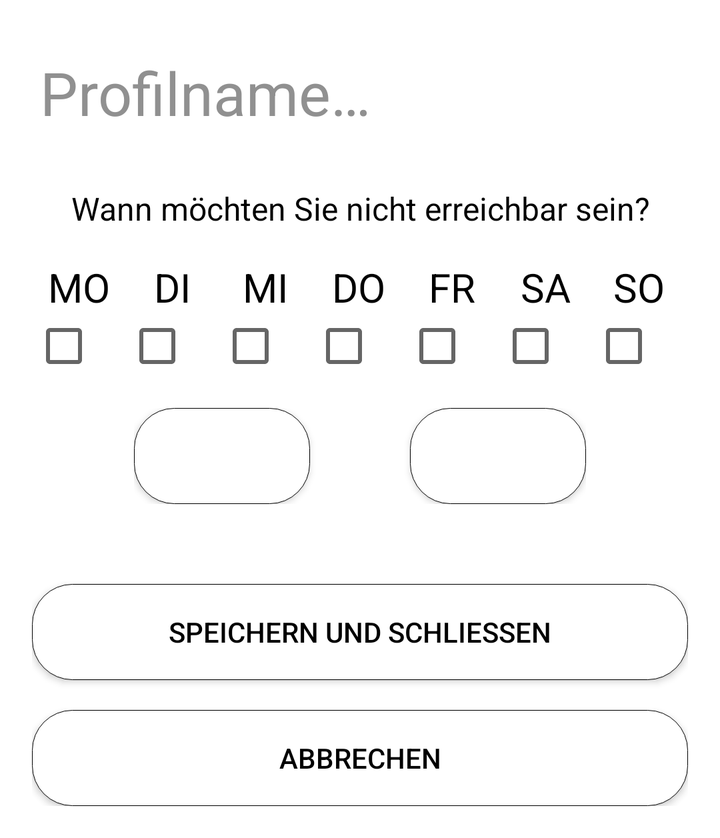
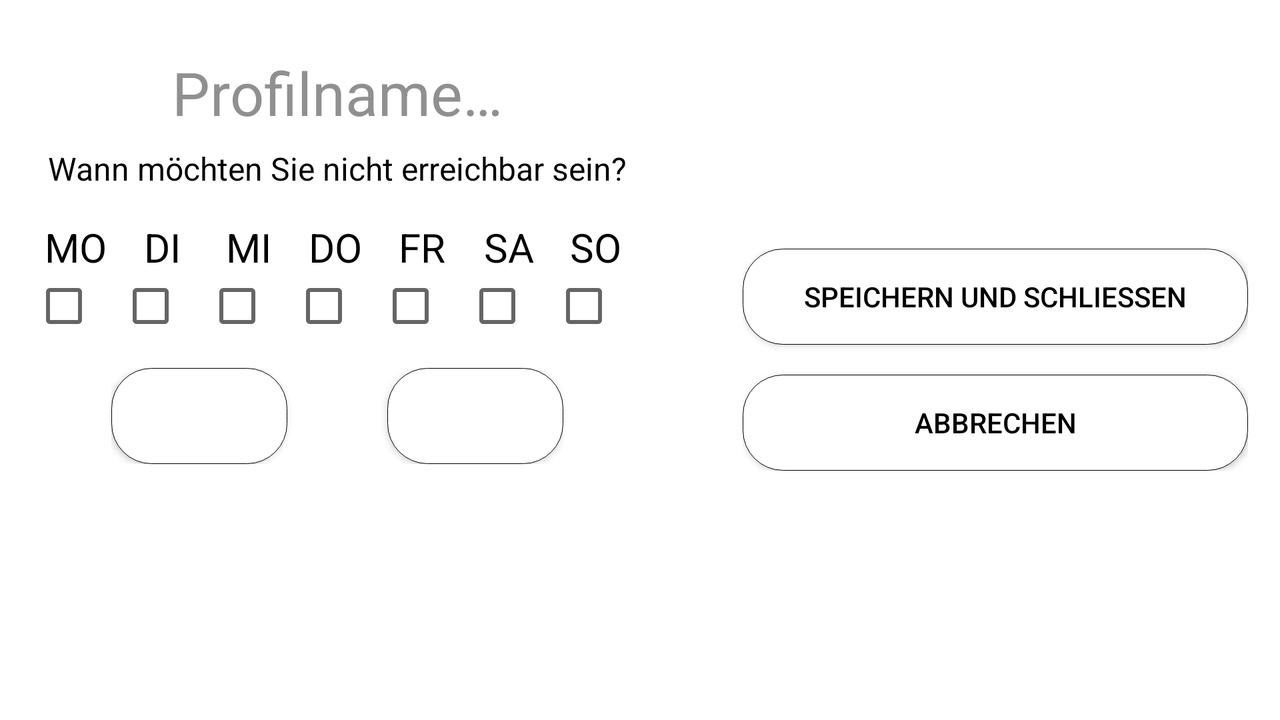

The same Android screen from two of the app's own layout files: first res/layout/ as a phone draws it, then the repository's variant for another configuration, drawn on a device whose configuration selects that folder. Both files follow.
<!-- AndroidManifest.xml: application theme sugar -->
<!-- res/layout/activity_create_profile.xml -->
<?xml version="1.0" encoding="utf-8"?>
<LinearLayout
    xmlns:android="http://schemas.android.com/apk/res/android"
    android:layout_width="match_parent"
    android:layout_height="wrap_content"
    android:layout_marginLeft="@dimen/activity_horizontal_margin"
    android:layout_marginRight="@dimen/activity_horizontal_margin"
    android:layout_marginTop="@dimen/activity_vertical_margin"
    android:layout_marginBottom="@dimen/activity_vertical_margin"
    android:orientation="vertical">
    <EditText
        android:id="@+id/edit_profile_name"
        android:layout_width="match_parent"
        android:layout_height="wrap_content"
        android:layout_marginBottom="@dimen/medium_vertical_margin"
        android:textSize="@dimen/text_very_large"
        android:textAlignment="textStart"
        android:inputType="textCapSentences"
        android:hint="@string/enter_profile_name"
        android:textColorHint="@color/textColorHint"/>



    <TextView
        android:layout_width="match_parent"
        android:layout_height="wrap_content"
        android:layout_marginBottom="@dimen/verticalMargin"
        android:textSize="@dimen/text_small"
        android:textAlignment="center"
        android:text="@string/prompt_edit_profile"/>



    
    <TableLayout
        android:layout_width="match_parent"
        android:layout_height="wrap_content"
        android:layout_marginBottom="@dimen/verticalMargin"
        android:stretchColumns="*">
        <TableRow
            android:id="@+id/days_row">
            <TextView
                android:background="@drawable/weekday_background"
                android:layout_width="wrap_content"
                android:layout_height="wrap_content"
                android:textAlignment="center"
                android:textSize="@dimen/text_medium"
                android:text="@string/monday_short" />
            <TextView
                android:background="@drawable/weekday_background"
                android:layout_width="wrap_content"
                android:layout_height="wrap_content"
                android:textAlignment="center"
                android:textSize="@dimen/text_medium"
                android:text="@string/tuesday_short" />
            <TextView
                android:background="@drawable/weekday_background"
                android:layout_width="wrap_content"
                android:layout_height="wrap_content"
                android:textAlignment="center"
                android:textSize="@dimen/text_medium"
                android:text="@string/wednesday_short" />
            <TextView
                android:background="@drawable/weekday_background"
                android:layout_width="wrap_content"
                android:layout_height="wrap_content"
                android:textAlignment="center"
                android:textSize="@dimen/text_medium"
                android:text="@string/thursday_short" />
            <TextView
                android:background="@drawable/weekday_background"
                android:layout_width="wrap_content"
                android:layout_height="wrap_content"
                android:textAlignment="center"
                android:textSize="@dimen/text_medium"
                android:text="@string/friday_short" />
            <TextView
                android:background="@drawable/weekday_background"
                android:layout_width="wrap_content"
                android:layout_height="wrap_content"
                android:textAlignment="center"
                android:textSize="@dimen/text_medium"
                android:text="@string/saturday_short" />
            <TextView
                android:background="@drawable/weekday_background"
                android:layout_width="wrap_content"
                android:layout_height="wrap_content"
                android:textAlignment="center"
                android:textSize="@dimen/text_medium"
                android:text="@string/sunday_short" />
        </TableRow>
        <TableRow
            android:id="@+id/days_checkboxes">
            <CheckBox
                android:layout_width="wrap_content"
                android:layout_height="wrap_content"
                android:background="@drawable/weekday_background"
                android:theme="@style/CheckBoxTheme"/>
            <CheckBox
                android:layout_width="wrap_content"
                android:layout_height="wrap_content"
                android:background="@drawable/weekday_background"
                android:theme="@style/CheckBoxTheme"/>
            <CheckBox
                android:layout_width="wrap_content"
                android:layout_height="wrap_content"
                android:background="@drawable/weekday_background"
                android:theme="@style/CheckBoxTheme"/>
            <CheckBox
                android:layout_width="wrap_content"
                android:layout_height="wrap_content"
                android:background="@drawable/weekday_background"
                android:theme="@style/CheckBoxTheme"/>
            <CheckBox
                android:layout_width="wrap_content"
                android:layout_height="wrap_content"
                android:background="@drawable/weekday_background"
                android:theme="@style/CheckBoxTheme"/>
            <CheckBox
                android:layout_width="wrap_content"
                android:layout_height="wrap_content"
                android:background="@drawable/weekday_background"
                android:theme="@style/CheckBoxTheme"/>
            <CheckBox
                android:layout_width="wrap_content"
                android:layout_height="wrap_content"
                android:background="@drawable/weekday_background"
                android:theme="@style/CheckBoxTheme"/>
        </TableRow>
    </TableLayout>



    
    <RelativeLayout
        android:layout_width="wrap_content"
        android:layout_height="wrap_content"
        android:layout_marginBottom="@dimen/grand_vertical_margin"
        android:layout_gravity="center_horizontal">
        <Button
            android:id="@+id/start_time_button"
            android:background="@drawable/startactivity_button"
            android:layout_width="wrap_content"
            android:layout_height="wrap_content"
            android:layout_marginEnd="@dimen/horizontalMargin" />
        <Button
            android:id="@+id/end_time_button"
            android:background="@drawable/startactivity_button"
            android:layout_width="wrap_content"
            android:layout_height="wrap_content"
            android:layout_toEndOf="@id/start_time_button" />
    </RelativeLayout>




    
    



    
    <Button
        android:id="@+id/finish_button"
        android:background="@drawable/startactivity_button"
        android:layout_width="match_parent"
        android:layout_height="wrap_content"
        android:layout_gravity="center_horizontal"
        android:layout_marginBottom="@dimen/verticalMargin"
        android:text="@string/save_and_close"/>

    <Button
        android:id="@+id/cancel_button"
        android:background="@drawable/startactivity_button"
        android:layout_width="match_parent"
        android:layout_height="wrap_content"
        android:layout_gravity="center_horizontal"
        android:text="@string/cancel"/>

</LinearLayout>
<!-- resources referenced by this layout -->
<resources>
  <color name="textColorHint">#909090</color>
  <dimen name="activity_horizontal_margin">16dp</dimen>
  <dimen name="activity_vertical_margin">16dp</dimen>
  <dimen name="grand_vertical_margin">40dp</dimen>
  <dimen name="horizontalMargin">50dp</dimen>
  <dimen name="medium_vertical_margin">20dp</dimen>
  <dimen name="text_medium">20sp</dimen>
  <dimen name="text_small">16sp</dimen>
  <dimen name="text_very_large">30sp</dimen>
  <dimen name="verticalMargin">15dp</dimen>
  <!-- drawable startactivity_button (drawable) -->
  <?xml version="1.0" encoding="utf-8"?>
  <shape xmlns:android="http://schemas.android.com/apk/res/android"
      android:shape="rectangle">
      <solid android:color="@color/white"/>
      <stroke android:width="0.25dp" android:color="@color/black"/>
      <corners android:radius="20dp"/>
  </shape>
  <string name="cancel">Abbrechen</string>
  <string name="enter_profile_name">Profilname…</string>
  <string name="friday_short">FR</string>
  <string name="monday_short">MO</string>
  <string name="prompt_edit_profile">Wann möchten Sie nicht erreichbar sein?</string>
  <string name="saturday_short">SA</string>
  <string name="save_and_close">Speichern und schließen</string>
  <string name="sunday_short">SO</string>
  <string name="thursday_short">DO</string>
  <string name="tuesday_short">DI</string>
  <string name="wednesday_short">MI</string>
  <style name="CheckBoxTheme" parent="Theme.AppCompat.Light.Dialog">
          <item name="colorAccent">#404040</item>
      </style>
  <style name="sugar" parent="Theme.AppCompat">
          <item name="android:colorBackground">@color/white</item>
          <item name="android:textColor">@color/black</item>
          <item name="colorPrimary">@color/sugar_green</item>
          <item name="android:colorButtonNormal">#006400</item>
          <item name="android:textColorPrimary">@color/black</item>
          <item name="colorPrimaryDark">@color/blue</item>
          <item name="colorAccent">#006400</item>
          <item name="android:timePickerDialogTheme">@style/TimePickerTheme</item>
          <item name="android:dialogTheme">@style/TimePickerTheme</item>
          <item name="android:alertDialogTheme">@style/TimePickerTheme</item>
      </style>
  <color name="white">#FFFFFF</color>
  <color name="black">#000000</color>
  <color name="sugar_green">#408724</color>
  <color name="blue">#0000CC</color>
  <style name="TimePickerTheme" parent="Theme.AppCompat.Light.Dialog">
          <item name="colorAccent">@color/sugar_dark_blue</item>
          <item name="android:layout_width">match_parent</item>
          <item name="android:layout_height">wrap_content</item>
      </style>
  <color name="sugar_dark_blue">#1D0F5B</color>
</resources>
<!-- res/layout-land/activity_create_profile.xml (the repository's variant of the layout above) -->
<!-- drawn on the phone turned sideways -->
<?xml version="1.0" encoding="utf-8"?>
<RelativeLayout xmlns:android="http://schemas.android.com/apk/res/android"
    android:layout_width="match_parent"
    android:layout_height="match_parent"
    android:layout_marginBottom="@dimen/activity_vertical_margin"
    android:layout_marginTop="@dimen/activity_vertical_margin"
    android:layout_marginRight="@dimen/activity_horizontal_margin"
    android:layout_marginLeft="@dimen/activity_horizontal_margin">

    <RelativeLayout
        android:id="@+id/left_side"
        android:layout_width="wrap_content"
        android:layout_height="wrap_content">
        <EditText
            android:id="@+id/edit_profile_name"
            android:layout_width="wrap_content"
            android:layout_height="wrap_content"
            android:layout_centerHorizontal="true"
            android:textSize="@dimen/text_very_large"
            android:textAlignment="center"
            android:inputType="textCapSentences"
            android:hint="@string/enter_profile_name"
            android:textColorHint="@color/textColorHint" />
        <TextView
            android:id="@+id/text_view"
            android:layout_width="wrap_content"
            android:layout_height="wrap_content"
            android:layout_marginBottom="@dimen/verticalMargin"
            android:layout_marginLeft="@dimen/list_item_horizontal_margin"
            android:layout_marginRight="@dimen/list_item_horizontal_margin"
            android:layout_below="@id/edit_profile_name"
            android:textSize="@dimen/text_small"
            android:text="@string/prompt_edit_profile"/>

    </RelativeLayout>

    <RelativeLayout
        android:id="@+id/right_side"
        android:layout_width="match_parent"
        android:layout_height="wrap_content"
        android:layout_marginLeft="@dimen/horizontalMargin"
        android:layout_toRightOf="@id/left_side"
        android:layout_centerVertical="true">

        <Button
            android:id="@+id/finish_button"
            android:background="@drawable/startactivity_button"
            android:layout_width="match_parent"
            android:layout_height="wrap_content"
            android:layout_centerHorizontal="true"
            android:text="@string/save_and_close"/>

        <Button
            android:id="@+id/cancel_button"
            android:background="@drawable/startactivity_button"
            android:layout_width="match_parent"
            android:layout_height="wrap_content"
            android:layout_below="@id/finish_button"
            android:layout_marginTop="@dimen/verticalMargin"
            android:text="@string/cancel"/>
    </RelativeLayout>

    <LinearLayout
        android:layout_width="match_parent"
        android:layout_height="wrap_content"
        android:layout_toLeftOf="@id/right_side"
        android:layout_below="@id/left_side"
        android:orientation="vertical">
        <TableLayout
            android:layout_width="match_parent"
            android:layout_height="wrap_content"
            android:layout_marginBottom="@dimen/verticalMargin"
            android:stretchColumns="*">
            <TableRow
                android:id="@+id/days_row">
                <TextView
                    android:background="@drawable/weekday_background"
                    android:layout_width="wrap_content"
                    android:layout_height="wrap_content"
                    android:textAlignment="center"
                    android:textSize="@dimen/text_medium"
                    android:text="@string/monday_short" />
                <TextView
                    android:background="@drawable/weekday_background"
                    android:layout_width="wrap_content"
                    android:layout_height="wrap_content"
                    android:textAlignment="center"
                    android:textSize="@dimen/text_medium"
                    android:text="@string/tuesday_short" />
                <TextView
                    android:background="@drawable/weekday_background"
                    android:layout_width="wrap_content"
                    android:layout_height="wrap_content"
                    android:textAlignment="center"
                    android:textSize="@dimen/text_medium"
                    android:text="@string/wednesday_short" />
                <TextView
                    android:background="@drawable/weekday_background"
                    android:layout_width="wrap_content"
                    android:layout_height="wrap_content"
                    android:textAlignment="center"
                    android:textSize="@dimen/text_medium"
                    android:text="@string/thursday_short" />
                <TextView
                    android:background="@drawable/weekday_background"
                    android:layout_width="wrap_content"
                    android:layout_height="wrap_content"
                    android:textAlignment="center"
                    android:textSize="@dimen/text_medium"
                    android:text="@string/friday_short" />
                <TextView
                    android:background="@drawable/weekday_background"
                    android:layout_width="wrap_content"
                    android:layout_height="wrap_content"
                    android:textAlignment="center"
                    android:textSize="@dimen/text_medium"
                    android:text="@string/saturday_short" />
                <TextView
                    android:background="@drawable/weekday_background"
                    android:layout_width="wrap_content"
                    android:layout_height="wrap_content"
                    android:textAlignment="center"
                    android:textSize="@dimen/text_medium"
                    android:text="@string/sunday_short" />
            </TableRow>
            <TableRow
                android:id="@+id/days_checkboxes">
                <CheckBox
                    android:layout_width="wrap_content"
                    android:layout_height="wrap_content"
                    android:background="@drawable/weekday_background"
                    android:theme="@style/CheckBoxTheme"/>
                <CheckBox
                    android:layout_width="wrap_content"
                    android:layout_height="wrap_content"
                    android:background="@drawable/weekday_background"
                    android:theme="@style/CheckBoxTheme"/>
                <CheckBox
                    android:layout_width="wrap_content"
                    android:layout_height="wrap_content"
                    android:background="@drawable/weekday_background"
                    android:theme="@style/CheckBoxTheme"/>
                <CheckBox
                    android:layout_width="wrap_content"
                    android:layout_height="wrap_content"
                    android:background="@drawable/weekday_background"
                    android:theme="@style/CheckBoxTheme"/>
                <CheckBox
                    android:layout_width="wrap_content"
                    android:layout_height="wrap_content"
                    android:background="@drawable/weekday_background"
                    android:theme="@style/CheckBoxTheme"/>
                <CheckBox
                    android:layout_width="wrap_content"
                    android:layout_height="wrap_content"
                    android:background="@drawable/weekday_background"
                    android:theme="@style/CheckBoxTheme"/>
                <CheckBox
                    android:layout_width="wrap_content"
                    android:layout_height="wrap_content"
                    android:background="@drawable/weekday_background"
                    android:theme="@style/CheckBoxTheme"/>
            </TableRow>
        </TableLayout>
        <RelativeLayout
            android:layout_width="wrap_content"
            android:layout_height="wrap_content"
            android:layout_gravity="center_horizontal">
            <Button
                android:id="@+id/start_time_button"
                android:background="@drawable/startactivity_button"
                android:layout_width="wrap_content"
                android:layout_height="wrap_content"
                android:layout_marginEnd="@dimen/horizontalMargin" />
            <Button
                android:id="@+id/end_time_button"
                android:background="@drawable/startactivity_button"
                android:layout_width="wrap_content"
                android:layout_height="wrap_content"
                android:layout_toEndOf="@id/start_time_button" />
        </RelativeLayout>
    </LinearLayout>

</RelativeLayout>
<!-- resources referenced by the variant -->
<!-- as the phone turned sideways resolves them -->
<resources>
  <color name="textColorHint">#909090</color>
  <dimen name="activity_horizontal_margin">16dp</dimen>
  <dimen name="activity_vertical_margin">16dp</dimen>
  <dimen name="horizontalMargin">50dp</dimen>
  <dimen name="list_item_horizontal_margin">8dp</dimen>
  <dimen name="text_medium">20sp</dimen>
  <dimen name="text_small">16sp</dimen>
  <dimen name="text_very_large">30sp</dimen>
  <dimen name="verticalMargin">15dp</dimen>
  <!-- drawable startactivity_button (drawable) -->
  <?xml version="1.0" encoding="utf-8"?>
  <shape xmlns:android="http://schemas.android.com/apk/res/android"
      android:shape="rectangle">
      <solid android:color="@color/white"/>
      <stroke android:width="0.25dp" android:color="@color/black"/>
      <corners android:radius="20dp"/>
  </shape>
  <string name="cancel">Abbrechen</string>
  <string name="enter_profile_name">Profilname…</string>
  <string name="friday_short">FR</string>
  <string name="monday_short">MO</string>
  <string name="prompt_edit_profile">Wann möchten Sie nicht erreichbar sein?</string>
  <string name="saturday_short">SA</string>
  <string name="save_and_close">Speichern und schließen</string>
  <string name="sunday_short">SO</string>
  <string name="thursday_short">DO</string>
  <string name="tuesday_short">DI</string>
  <string name="wednesday_short">MI</string>
  <style name="CheckBoxTheme" parent="Theme.AppCompat.Light.Dialog">
          <item name="colorAccent">#404040</item>
      </style>
  <style name="sugar" parent="Theme.AppCompat">
          <item name="android:colorBackground">@color/white</item>
          <item name="android:textColor">@color/black</item>
          <item name="colorPrimary">@color/sugar_green</item>
          <item name="android:colorButtonNormal">#006400</item>
          <item name="android:textColorPrimary">@color/black</item>
          <item name="colorPrimaryDark">@color/blue</item>
          <item name="colorAccent">#006400</item>
          <item name="android:timePickerDialogTheme">@style/TimePickerTheme</item>
          <item name="android:dialogTheme">@style/TimePickerTheme</item>
          <item name="android:alertDialogTheme">@style/TimePickerTheme</item>
      </style>
  <color name="white">#FFFFFF</color>
  <color name="black">#000000</color>
  <color name="sugar_green">#408724</color>
  <color name="blue">#0000CC</color>
  <style name="TimePickerTheme" parent="Theme.AppCompat.Light.Dialog">
          <item name="colorAccent">@color/sugar_dark_blue</item>
          <item name="android:layout_width">match_parent</item>
          <item name="android:layout_height">wrap_content</item>
      </style>
  <color name="sugar_dark_blue">#1D0F5B</color>
</resources>
